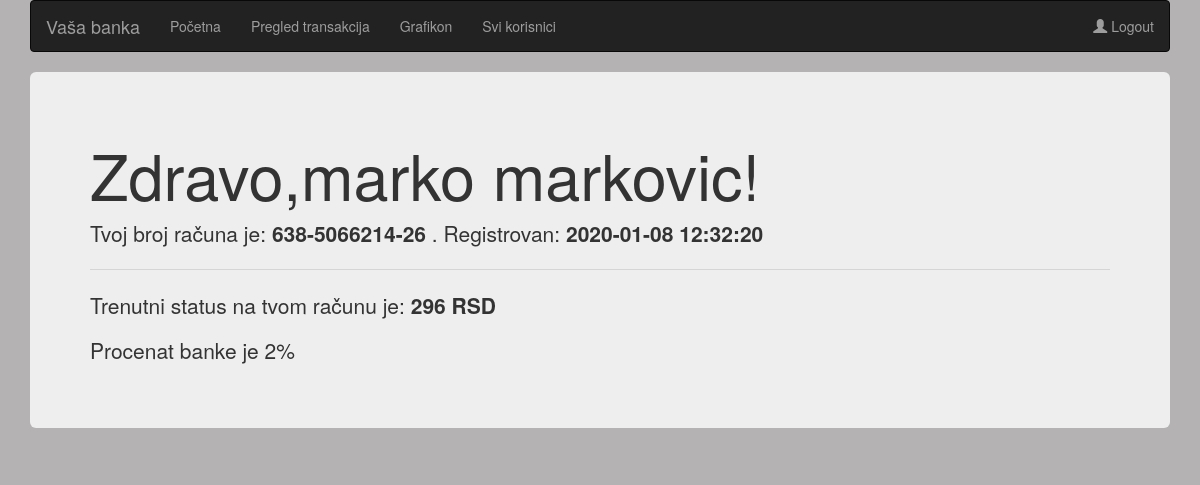
The page / (signed in) on the database its author committed.
### tables this page shows
CREATE TABLE IF NOT EXISTS `users` (
  `id` int(11) NOT NULL AUTO_INCREMENT,
  `name` varchar(50) NOT NULL,
  `surname` varchar(50) NOT NULL,
  `password` varchar(100) NOT NULL,
  `mail` varchar(100) NOT NULL,
  `account_id` int(11) NOT NULL,
  `phone` varchar(50) NOT NULL,
  `admin` int(11) NOT NULL DEFAULT '0',
  PRIMARY KEY (`id`),
  KEY `account_id` (`account_id`)
);

CREATE TABLE IF NOT EXISTS `accounts` (
  `id` int(11) NOT NULL AUTO_INCREMENT,
  `number` varchar(50) NOT NULL,
  `date` varchar(50) NOT NULL,
  `amount` double NOT NULL DEFAULT '300',
  `currency_id` int(11) NOT NULL,
  PRIMARY KEY (`id`),
  KEY `valuta_id` (`currency_id`)
);

CREATE TABLE IF NOT EXISTS `currency` (
  `id` int(11) NOT NULL AUTO_INCREMENT,
  `cur` varchar(10) NOT NULL,
  PRIMARY KEY (`id`)
);

### index.php (the view, shortened to what this page needs)
<?php
include "api/connect.php";
$user_id = $_SESSION['userId'];
$sql = "SELECT users.name, users.surname, accounts.number, accounts.date, accounts.amount, currency.cur
FROM users
	JOIN accounts ON users.account_id = accounts.id
	JOIN currency ON currency.id = accounts.currency_id
		WHERE users.id = $user_id";
$q = $conn->query($sql);
$user = $q->fetch_object();
?>
<!DOCTYPE html>
<html lang="en">
<head>
    <link rel="stylesheet" href="https://maxcdn.bootstrapcdn.com/bootstrap/3.4.1/css/bootstrap.min.css">
</head>
<body style="background-color: 	#b4b2b2">
    <?php include "nav.php"; ?>
	<div class="container">
		<div class="jumbotron">
			<h1 class="display-4">Zdravo,<?php echo $user->name ." " . $user->surname; ?>!</h1>
			<p class="lead">Tvoj broj računa je: <b><?php echo $user->number?></b> . Registrovan: <b><?php echo $user->date?></b></p>
			<hr class="my-4">
			<p>Trenutni status na tvom računu je: <b><?php echo $user->amount?> <?php echo $user->cur?></b></p>
			<p>Procenat banke je 2%</p>
		</div>
	</div>
</body>
</html>

### rows shown on the page
users: name "marko", surname "markovic", account.number "638-5066214-26", account.date "2020-01-08 12:32:20", account.amount "296", currency.cur "RSD"
